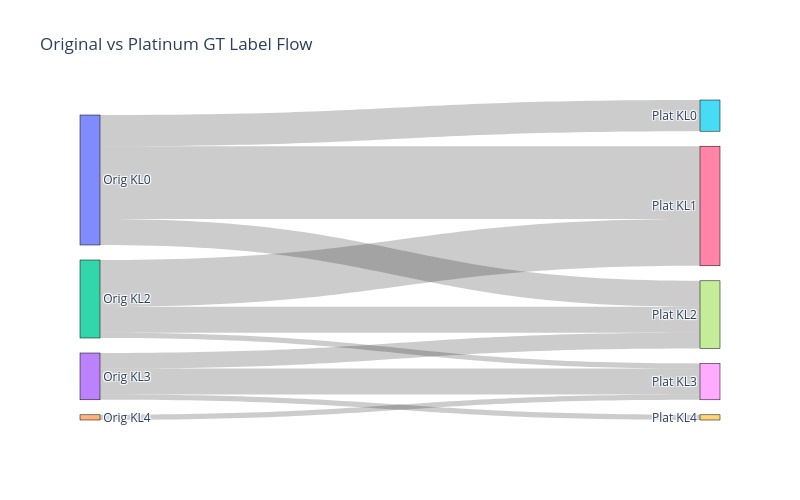

The notebook cell this image was saved under:
### Markdown cell above
## Figure 1: GT Transition Sankey

### Code cell
print("Generating Fig 1: GT Transition Sankey")

source, target, value = [], [], []
for o in [0, 2, 3, 4]:
    for p in [0, 1, 2, 3, 4]:
        count = len(df_img[(df_img['gt_original']==o) & (df_img['gt_plat_kl']==p)])
        if count > 0:
            source.append(o)
            target.append(p + 5)
            value.append(count)

labels = ["Orig KL0", "Orig KL1", "Orig KL2", "Orig KL3", "Orig KL4",
          "Plat KL0", "Plat KL1", "Plat KL2", "Plat KL3", "Plat KL4"]

fig_sankey = go.Figure(data=[go.Sankey(
    node = dict(pad=15, thickness=20, line=dict(color="black", width=0.5), label=labels),
    link = dict(source=source, target=target, value=value)
)])
fig_sankey.update_layout(title_text="Original vs Platinum GT Label Flow", font_size=12, width=800, height=500)

try:
    fig_sankey.write_image("figures/Fig1_Transition_Sankey.png", scale=3)
    fig_sankey.write_image("figures/Fig1_Transition_Sankey.pdf")
except Exception as e:
    print("kaleido export failed, you may need to install kaleido. Returning HTML instead.")
    fig_sankey.show()

### Figure 1 — Plotly figure (JSON) as saved in the notebook; plotly's stock layout.template omitted (floating-point values rounded to 4 significant figures)
{"data": [{"link": {"source": [0, 0, 0, 2, 2, 2, 3, 3, 3, 4], "target": [5, 6, 7, 6, 7, 8, 7, 8, 9, 8], "value": [6, 14, 5, 9, 5, 1, 3, 5, 1, 1]}, "node": {"label": ["Orig KL0", "Orig KL1", "Orig KL2", "Orig KL3", "Orig KL4", "Plat KL0", "Plat KL1", "Plat KL2", "Plat KL3", "Plat KL4"], "line": {"color": "black", "width": 0.5}, "pad": 15, "thickness": 20}, "type": "sankey"}], "layout": {"font": {"size": 12}, "height": 500, "title": {"text": "Original vs Platinum GT Label Flow"}, "width": 800}}
